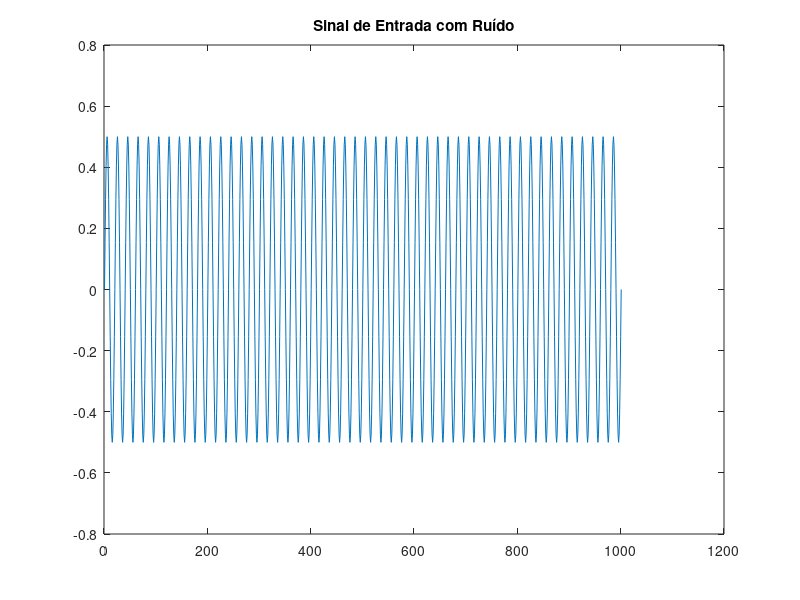
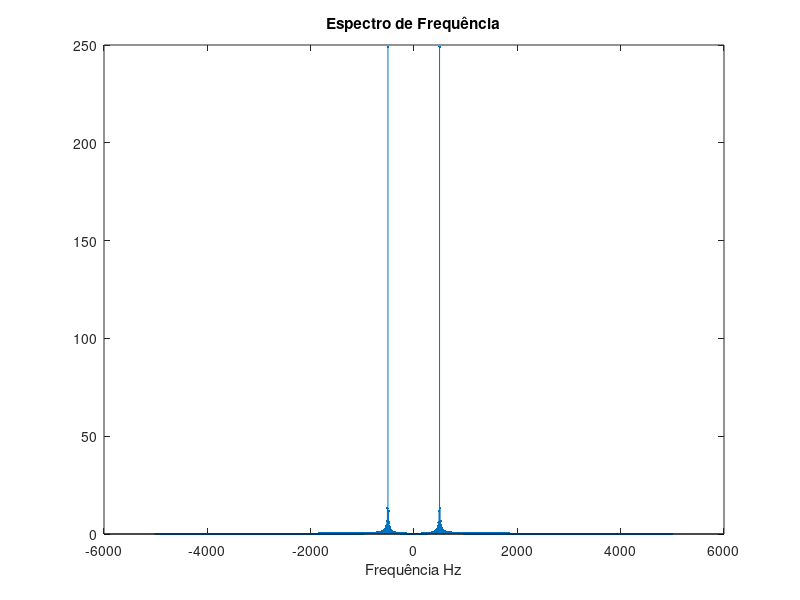

Write MATLAB code to recreate these figures, in order.
clc;
clear all;
close all;
disp('Processando...');
fs=10000; % frequência de Amostragem
f1=500; % frequência dentro da banda de passagem – sinal de entrada
t=0:1:1000;
x = 0.5*sin((2*pi*f1*t/fs));
figure
plot(x); % Plota sinal de entrada com ruído
title('Sinal de Entrada com Ruído');
figure
n= max(size(t)); % Composição do eixo da frequência.
F = fs*(-n/2:(n/2)-1)/n; % Composição do eixo da frequência.
J=abs(fftshift(fft(x))); %FFT
stem(F,J,".");
xlabel('Frequência Hz');
title('Espectro de Frequência');
disp('Fim');
